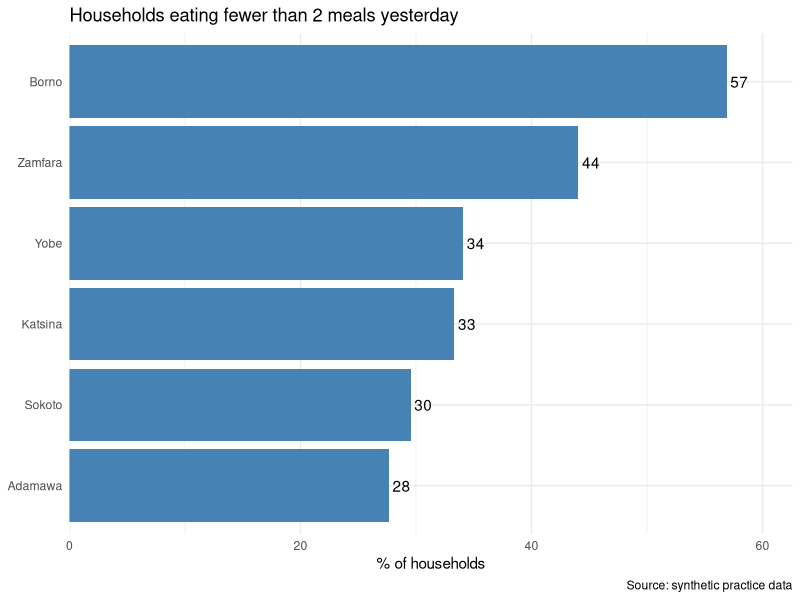
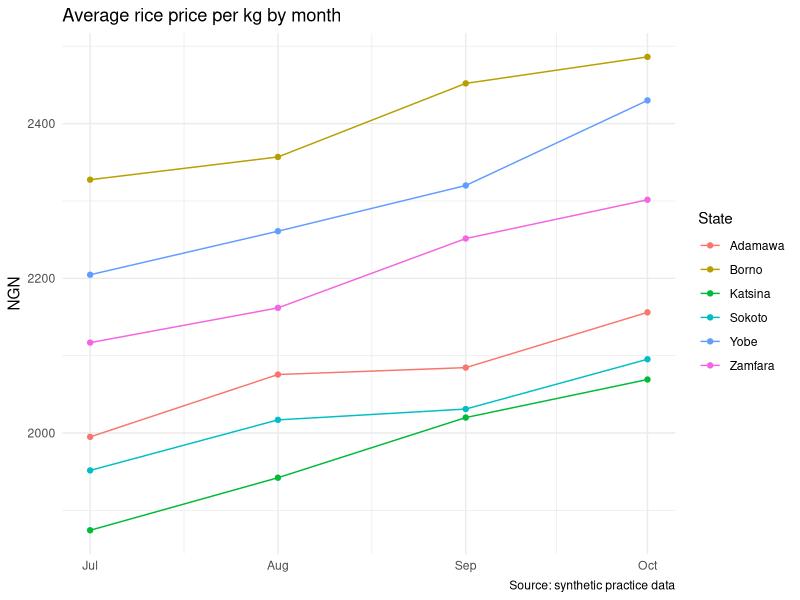
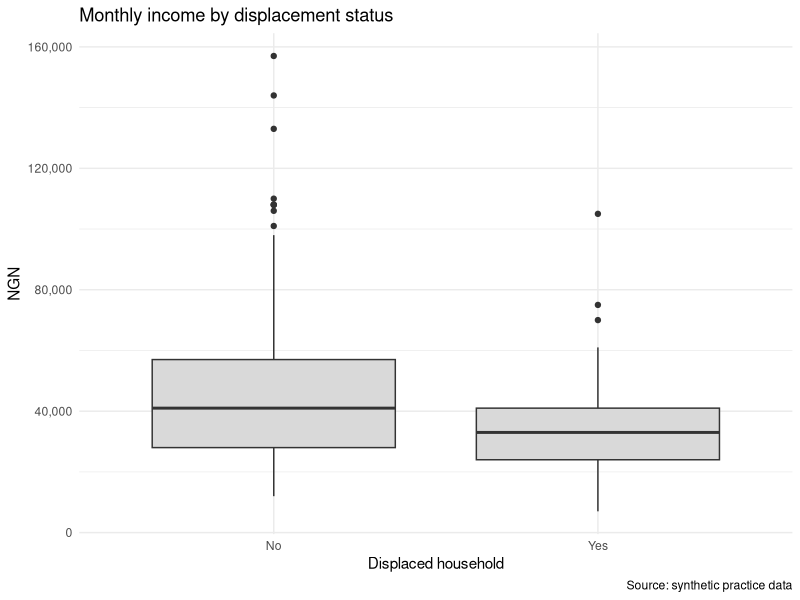
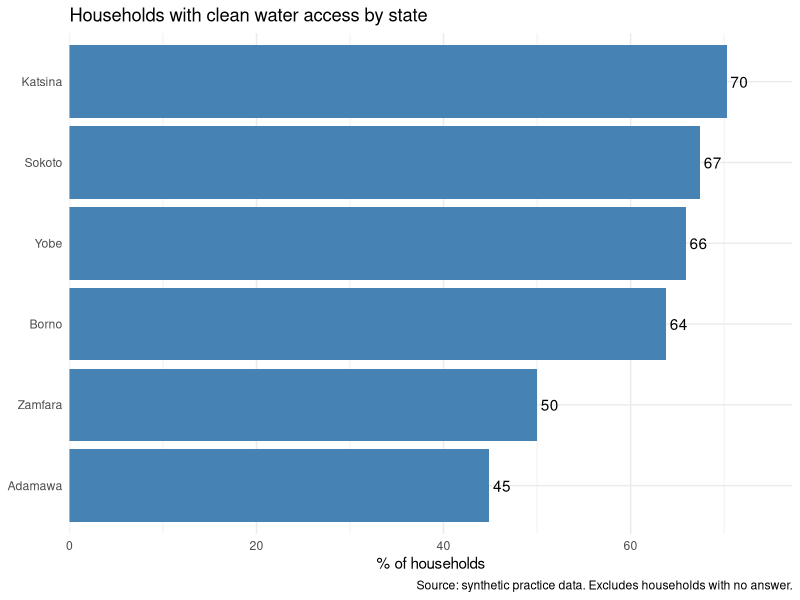
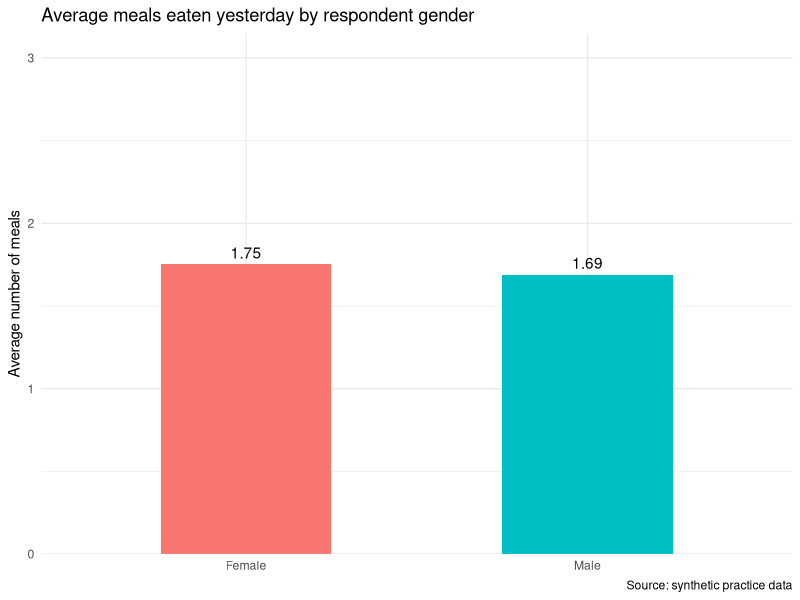
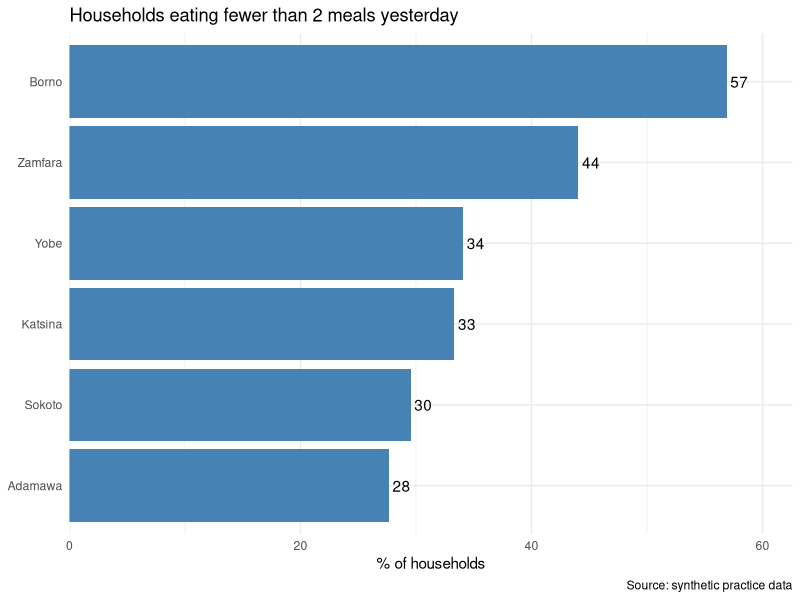
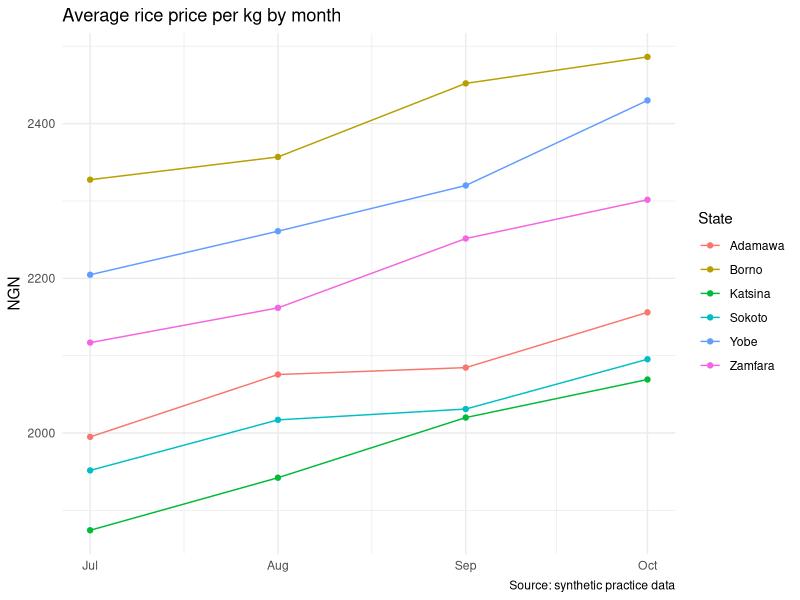
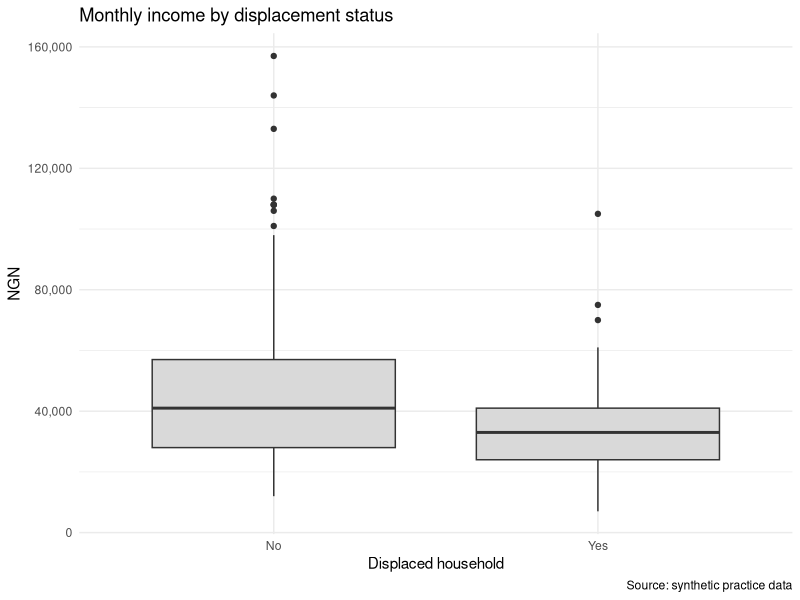

The R script that drew these images, in order:
# ====================================================================
# Household survey analysis (synthetic Kobo-style data)
# Author:  George Anya
# Purpose: import, clean, summarize and visualize survey data in R.
# Note:    all data is synthetic and used for practice only.
# ====================================================================

# --- 0. Setup --------------------------------------------------------
# install.packages("tidyverse")   # run once, then leave commented out
library(tidyverse)

# Set the working directory to the project folder before running
# (RStudio: Session > Set Working Directory > Choose Directory).
dir.create("outputs", showWarnings = FALSE)   # folder for charts and tables


# --- 1. Import -------------------------------------------------------
# Treat blanks and common "missing" codes (including Kobo's -99) as NA.
raw <- read_csv("data/household_survey.csv",
                na = c("", "NA", "n/a", "-99"))
glimpse(raw)


# --- 2. Inspect the problems ----------------------------------------
raw |> count(State)                    # inconsistent spellings and spacing
sum(duplicated(raw$`_id`))             # duplicate submissions
raw |> filter(`Household Size` > 30)   # impossible household sizes


# --- 3. Rename columns -----------------------------------------------
survey <- raw |>
  rename(id = `_id`, date = `Submission Date`, state = State,
         gender = `Respondent Gender`, hh_size = `Household Size`,
         meals = `Meals Yesterday`, displaced = Displaced,
         income = `Monthly Income (NGN)`,
         rice_price = `Rice Price per kg (NGN)`,
         water = `Clean Water Access`)
class(survey$income)   # "numeric" or "character", depending on the export


# --- 4. Clean ----------------------------------------------------------
# Remove repeat submissions first.
dedup <- survey |> distinct(id, .keep_all = TRUE)
n_outliers <- sum(dedup$hh_size > 30, na.rm = TRUE)

clean <- dedup |>
  mutate(
    state     = str_to_title(str_squish(state)),
    gender    = str_to_title(str_squish(gender)),
    displaced = str_to_title(str_squish(displaced)),
    water     = str_to_title(str_squish(water)),
    # Convert income text such as "45,000" to a number, but only if the
    # column was read as text. If it is already numeric, leave it alone.
    income    = if (is.character(income)) parse_number(income) else income,
    # Household sizes above 30 are treated as data-entry errors.
    hh_size   = if_else(hh_size > 30, NA_real_, hh_size)
  )

# Cleaning log: a record of every change made to the data.
cleaning_log <- tibble(
  step  = c("Raw rows",
            "Duplicate submissions removed",
            "Household sizes above 30 set to missing",
            "Rows in clean dataset"),
  count = c(nrow(raw),
            nrow(raw) - nrow(dedup),
            n_outliers,
            nrow(clean))
)
cleaning_log
write_csv(cleaning_log, "outputs/cleaning_log.csv")

# Quick checks
clean |> count(state)        # should show exactly six states
summary(clean$income)        # check values look sensible
colSums(is.na(clean))        # missing values per column


# --- 5. Summarize by state -------------------------------------------
by_state <- clean |>
  group_by(state) |>
  summarise(
    n              = n(),
    pct_displaced  = mean(displaced == "Yes", na.rm = TRUE) * 100,
    pct_low_meals  = mean(meals < 2, na.rm = TRUE) * 100,
    median_income  = median(income, na.rm = TRUE),
    avg_rice_price = mean(rice_price, na.rm = TRUE)
  ) |>
  arrange(desc(n))
by_state
write_csv(by_state, "outputs/summary_by_state.csv")

water_by_state <- clean |>
  group_by(state) |>
  summarise(
    n               = n(),
    pct_clean_water = mean(water == "Yes", na.rm = TRUE) * 100
  ) |>
  arrange(desc(pct_clean_water))
water_by_state

meals_by_gender <- clean |>
  filter(!is.na(gender), !is.na(meals)) |>
  group_by(gender) |>
  summarise(
    n         = n(),
    avg_meals = mean(meals)
  )
meals_by_gender


# --- 6. Charts ---------------------------------------------------------
# 6.1 Households eating fewer than two meals, by state
p_meals_state <- ggplot(by_state,
                        aes(x = reorder(state, pct_low_meals), y = pct_low_meals)) +
  geom_col(fill = "steelblue") +
  geom_text(aes(label = round(pct_low_meals)), hjust = -0.2) +
  coord_flip() +
  scale_y_continuous(expand = expansion(mult = c(0, 0.1))) +
  labs(title = "Households eating fewer than 2 meals yesterday",
       x = NULL, y = "% of households",
       caption = "Source: synthetic practice data") +
  theme_minimal()
p_meals_state
ggsave("outputs/meals_by_state.png", p_meals_state, width = 8, height = 5, dpi = 300)

# 6.2 Average rice price per kg by month
p_rice <- clean |>
  mutate(month = floor_date(date, "month")) |>
  group_by(state, month) |>
  summarise(avg_rice = mean(rice_price, na.rm = TRUE), .groups = "drop") |>
  ggplot(aes(month, avg_rice, colour = state)) +
  geom_line() + geom_point() +
  labs(title = "Average rice price per kg by month",
       x = NULL, y = "NGN", colour = "State",
       caption = "Source: synthetic practice data") +
  theme_minimal()
p_rice
ggsave("outputs/rice_price_by_month.png", p_rice, width = 8, height = 5, dpi = 300)

# 6.3 Monthly income by displacement status
p_income <- clean |>
  filter(!is.na(income), !is.na(displaced)) |>
  ggplot(aes(displaced, income)) +
  geom_boxplot(fill = "grey85") +
  scale_y_continuous(labels = scales::comma) +
  labs(title = "Monthly income by displacement status",
       x = "Displaced household", y = "NGN",
       caption = "Source: synthetic practice data") +
  theme_minimal()
p_income
ggsave("outputs/income_by_displacement.png", p_income, width = 6, height = 5, dpi = 300)

# 6.4 Clean water access by state
p_water <- ggplot(water_by_state,
                  aes(x = reorder(state, pct_clean_water), y = pct_clean_water)) +
  geom_col(fill = "steelblue") +
  geom_text(aes(label = round(pct_clean_water)), hjust = -0.2) +
  coord_flip() +
  scale_y_continuous(expand = expansion(mult = c(0, 0.1))) +
  labs(title = "Households with clean water access by state",
       x = NULL, y = "% of households",
       caption = "Source: synthetic practice data. Excludes households with no answer.") +
  theme_minimal()
p_water
ggsave("outputs/clean_water_by_state.png", p_water, width = 8, height = 5, dpi = 300)

# 6.5 Average meals by respondent gender
p_meals_gender <- ggplot(meals_by_gender, aes(x = gender, y = avg_meals, fill = gender)) +
  geom_col(width = 0.5, show.legend = FALSE) +
  geom_text(aes(label = round(avg_meals, 2)), vjust = -0.5) +
  scale_y_continuous(limits = c(0, 3), expand = expansion(mult = c(0, 0.05))) +
  labs(title = "Average meals eaten yesterday by respondent gender",
       x = NULL, y = "Average number of meals",
       caption = "Source: synthetic practice data") +
  theme_minimal()
p_meals_gender
ggsave("outputs/meals_by_gender.png", p_meals_gender, width = 6, height = 5, dpi = 300)


# --- 7. Checks on the findings -----------------------------------------
# Is the gender difference in meals larger than chance would explain?
# A large p-value means the gap could easily be random.
t.test(meals ~ gender, data = clean)

# Missing income by state (counts are small, so read differences cautiously)
missing_income_by_state <- clean |>
  group_by(state) |>
  summarise(
    total_rows     = n(),
    missing_income = sum(is.na(income)),
    pct_missing    = mean(is.na(income)) * 100
  ) |>
  arrange(desc(missing_income))
missing_income_by_state
write_csv(missing_income_by_state, "outputs/missing_income_by_state.csv")

# Non-response check: do households with and without income differ on
# other variables? Large differences suggest the missing values is not random.
nonresponse_check <- clean |>
  mutate(income_missing = is.na(income)) |>
  group_by(income_missing) |>
  summarise(
    n             = n(),
    pct_displaced = mean(displaced == "Yes", na.rm = TRUE) * 100,
    avg_hh        = mean(hh_size, na.rm = TRUE)
  )
nonresponse_check
write_csv(nonresponse_check, "outputs/nonresponse_check.csv")
